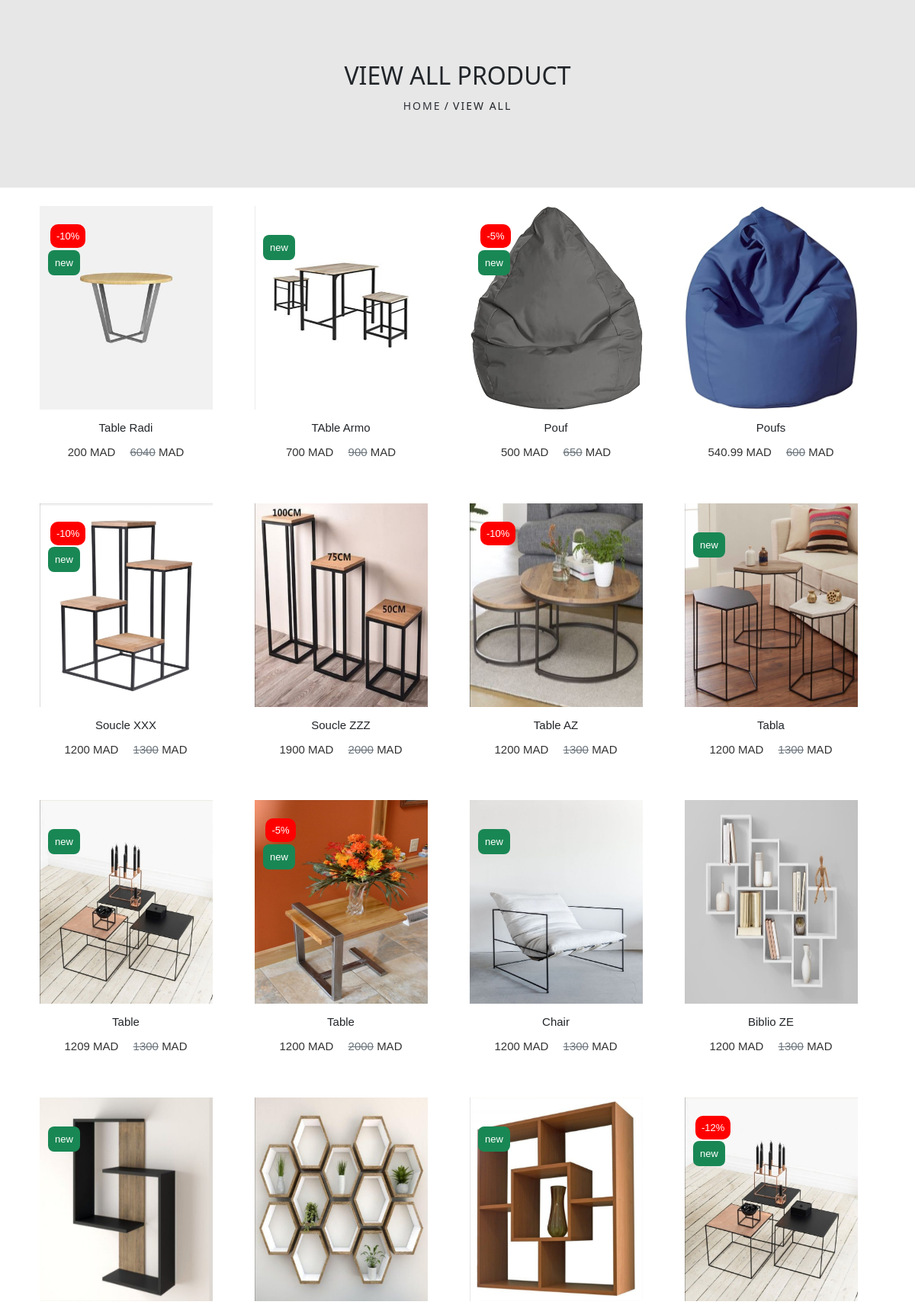
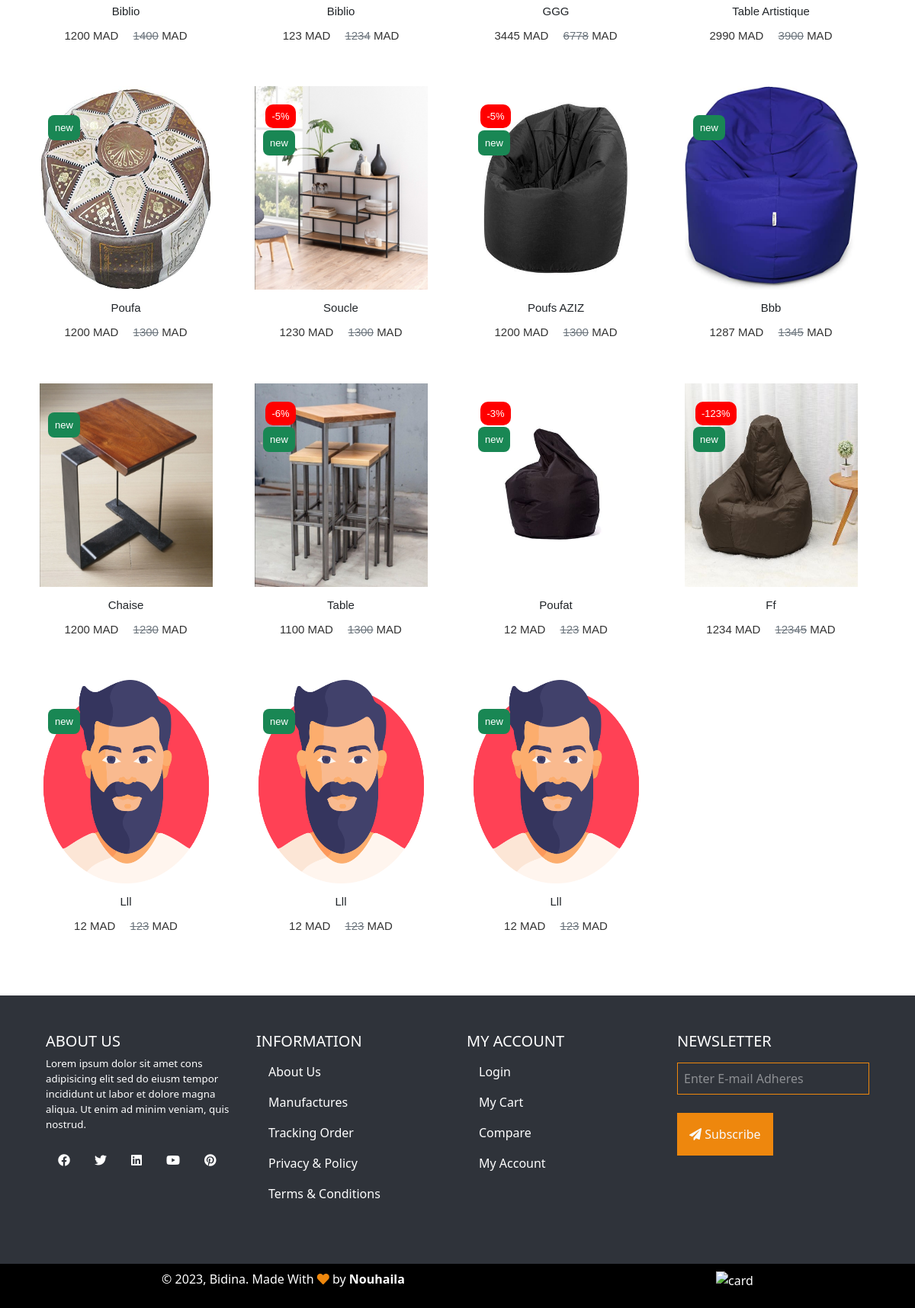
Screenshot of /bidina-project/pages/viewAll with the database file from the repository (2 pictures, top to bottom).
### tables this page shows
CREATE TABLE `products` (
  `id_product` int(11) NOT NULL,
  `img` varchar(255) NOT NULL,
  `titre` varchar(255) NOT NULL,
  `sold` varchar(255) NOT NULL,
  `allPrix` varchar(255) NOT NULL,
  `remise` int(255) NOT NULL,
  `new` varchar(255) NOT NULL,
  `categoris` varchar(255) NOT NULL,
  `date_Prod` timestamp NOT NULL DEFAULT current_timestamp()
);

### bidina-project/app/controllers/Pages.php (called while the page is built, shortened)
<?php
class Pages extends Controller
{
  public function __construct()
  {
    $this->prodModel = $this->model('Products');
  }
  public function viewAll()
  {
    $products = $this->prodModel->affichageProduct();
    $data = [
      'products' => $products,
    ];
    $this->view('pages/viewAll', $data);
  }
}

### bidina-project/app/libraries/Core.php (called while the page is built, shortened)
<?php
  class Core {
    protected $currentMethod = 'index';
    public function __construct(){
      $url = $this->getUrl();
      if(isset($url[1]) && file_exists('../app/controllers/' . ucwords($url[0]) . '.php')){
        unset($url[0]);
      }
      $this->currentController = new $this->currentController;
      if(isset($url[1])){
        if(method_exists($this->currentController, $url[1])){
          $this->currentMethod = $url[1];
          unset($url[1]);
        }
      }
      $this->params = $url ? array_values($url) : [];
      call_user_func_array([$this->currentController, $this->currentMethod], $this->params);
    }
    public function getUrl(){
      if(isset($_GET['url'])){
        $url = rtrim($_GET['url'], '/');
        $url = filter_var($url, FILTER_SANITIZE_URL);
        $url = explode('/', $url);
        return $url;
      }
    }
  }

### bidina-project/public/index.php (called while the page is built, shortened)
<?php
    $init = new Core();

### bidina-project/app/libraries/Database.php (called while the page is built, shortened)
<?php
   class Database{
        private $host = DB_HOST;
        private $user = DB_USER;
        private $pass = DB_PASS;
        private $dbname = DB_NAME;
        private $dbh;
        private $stmt;
        public function __construct(){
            $dsn = 'mysql:host=' . $this -> host . ';dbname=' . $this -> dbname;
            $option = array(
                PDO::ATTR_PERSISTENT => true,
                PDO::ATTR_ERRMODE => PDO::ERRMODE_EXCEPTION
            );
            try{
                $this -> dbh = new PDO($dsn, $this -> user, $this -> pass, $option);
            }
            catch(PDOException $e){
                $this -> error = $e -> getMessage();
                echo $this -> error;
            }
        }
        public function query($sql){
            $this -> stmt = $this -> dbh -> prepare($sql);
        }
        public function resultSet(){
            $this -> stmt -> execute();
            return $this -> stmt -> fetchAll(PDO::FETCH_OBJ);
        }
    }

### bidina-project/app/models/Products.php (called while the page is built, shortened)
<?php
class Products {
    private $db;
    public function __construct()
    {
        $this -> db = new Database;
    }
    public function affichageProduct()
    {
        $sql = 'SELECT * FROM `products`';
        $this -> db -> query($sql);
       return $this -> db -> resultSet();
    }
}

### bidina-project/app/views/pages/viewAll.php (the view, shortened to what this page needs)
<?php require APPROOT . '/views/inc/header.php'; ?>
<main>
    <div class="container-fluid p-0 text-center">
        <div class="signin container-fluid">
            <h2 class="">VIEW ALL PRODUCT</h2>
            <div class="list">
                <ul class="list-all p-0">
                    <li class="list-a"><a href="<?= URLROOT; ?>">home </a></li>
                    <li class="list-a">/</li>
                    <li class="list-a list-b"> View ALL</li>
                </ul>
            </div>
        </div>
        <div class="container-fluid my-4">
        <div class="row container-fluid">
            <?php
            foreach ($data['products'] as $product) :
            ?>
                <div class="col-md-3 col-sm-6">
                    <div class="product-grid">
                        <div class="product-image">
                            <a href="<?= URLROOT; ?>/productDet/productDet/<?= $product -> id_product ?>" class="image">
                                <img class="img-1" style="width: 227px; height: 267px;" src="<?= URLROOT; ?>/public/img/imgProducts/<?= $product -> img; ?>">
                                <div class="kiaa position-absolute">
                                    <?php if (($product->remise) == '0') { ?>
                                        <span class="remise position-relative d-none"></span>
                                    <?php } else { ?>
                                        <span class="remise position-relative">-<?= $product->remise ?>%</span>
                                    <?php } ?>
                                    <?php if (($product->new) == 'new') { ?>
                                        <span class="position-relative new"><?= $product->new ?></span>
                                    <?php } else { ?>
                                        <span class="position-relative new d-none"></span>
                                    <?php } ?>
                                </div>
                            </a>
                        </div>
                        <div class="product-content">
                            <h2 class="title"><?= $product->titre ?></h2>
                            <div class="price"><?= $product->sold ?> MAD &emsp;<del class="text-secondary"><?= $product->allPrix ?></del> MAD</div>
                        </div>
                    </div>
                </div>
            <?php endforeach; ?>
        </div>
        </div>
</main>
<?php require APPROOT . '/views/inc/footer.php'; ?>

### bidina-project/public/css/style.css (style rules this page uses)
* { box-shadow: none !important; }
@media (min-width: 992px) { .product-grid { margin-bottom: 30px; } }
.kiaa { inset: 25px; z-index: 9999; width: 50px; height: 30px; padding: 5px; font-size: small; border-radius: 10px; color: #fff; }
.remise { background-color: red !important; width: 50px; height: 30px; padding: 8px; font-size: small; border-radius: 10px; }
span.position-relative.new { background: #198754; padding: 9px; border-radius: 8px; font-size: small; position: absolute; top: 15px; left: -3px; }
.product-grid { font-family: 'Poppins', sans-serif; text-align: center; }
.product-grid .product-image { overflow: hidden; position: relative; }
.product-grid .product-image a.image { display: block; }
.product-grid .product-image img { width: 90%; height: auto; transition: all 0.5s ease 0s; }
.product-grid .product-content { padding: 15px; }
.product-grid .price { color: #333; font-size: 15px; font-weight: 500; margin: 0 0 10px; }
.product-grid .title { font-size: 15px; font-weight: 500; text-transform: capitalize; margin: 0 0 12px; }
.list { list-style: none; }
li.list-a { max-width: 200px; letter-spacing: 2px; white-space: nowrap; display: inline-block; text-transform: uppercase; font-size: 14px; }
.signin { background: rgb(231, 231, 231); padding: 80px 0; }
li.list-a a { color: #2F333A; text-decoration: none; }

### rows the page displays
products: img (picture), remise "10", new "new", titre "Table Radi", sold "200", allPrix "6040"
products: img (picture), new "new", titre "TAble Armo", sold "700", allPrix "900"
products: img (picture), remise "5", new "new", titre "Pouf", sold "500", allPrix "650"
products: img (picture), titre "Poufs", sold "540.99", allPrix "600"
products: img (picture), remise "10", new "new", titre "Soucle XXX", sold "1200", allPrix "1300"
products: img (picture), titre "Soucle ZZZ", sold "1900", allPrix "2000"
products: img (picture), remise "10", titre "Table AZ", sold "1200", allPrix "1300"
products: img (picture), new "new", titre "Tabla", sold "1200", allPrix "1300"
products: img (picture), new "new", titre "Table", sold "1209", allPrix "1300"
products: img (picture), remise "5", new "new", titre "Table", sold "1200", allPrix "2000"
products: img (picture), new "new", titre "Chair", sold "1200", allPrix "1300"
products: img (picture), titre "Biblio ZE", sold "1200", allPrix "1300"
products: img (picture), new "new", titre "Biblio", sold "1200", allPrix "1400"
products: img (picture), titre "Biblio", sold "123", allPrix "1234"
products: img (picture), new "new", titre "GGG", sold "3445", allPrix "6778"
products: img (picture), remise "12", new "new", titre "Table Artistique", sold "2990", allPrix "3900"
products: img (picture), new "new", titre "Poufa", sold "1200", allPrix "1300"
products: img (picture), remise "5", new "new", titre "Soucle", sold "1230", allPrix "1300"
products: img (picture), remise "5", new "new", titre "Poufs AZIZ", sold "1200", allPrix "1300"
products: img (picture), new "new", titre "Bbb", sold "1287", allPrix "1345"
products: img (picture), new "new", titre "Chaise", sold "1200", allPrix "1230"
products: img (picture), remise "6", new "new", titre "Table", sold "1100", allPrix "1300"
products: img (picture), remise "3", new "new", titre "Poufat", sold "12", allPrix "123"
products: img (picture), remise "123", new "new", titre "Ff", sold "1234", allPrix "12345"
products: img (picture), new "new", titre "Lll", sold "12", allPrix "123"
products: img (picture), new "new", titre "Lll", sold "12", allPrix "123"
products: img (picture), new "new", titre "Lll", sold "12", allPrix "123"
